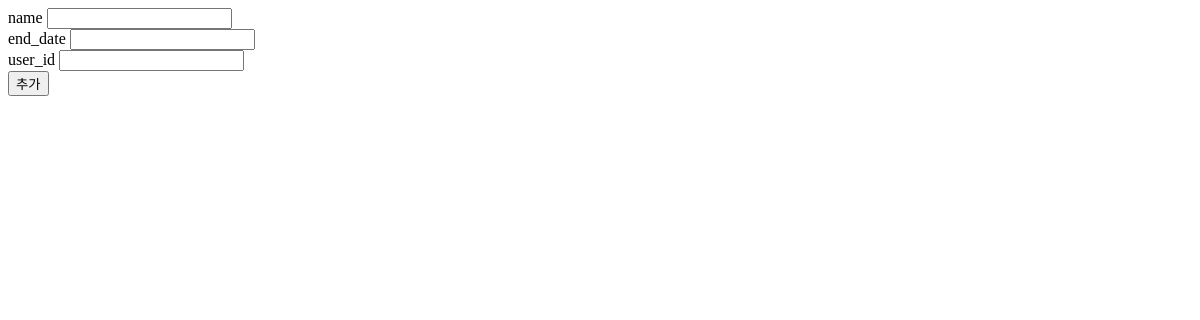
Page /todo/ on the earlier database version.
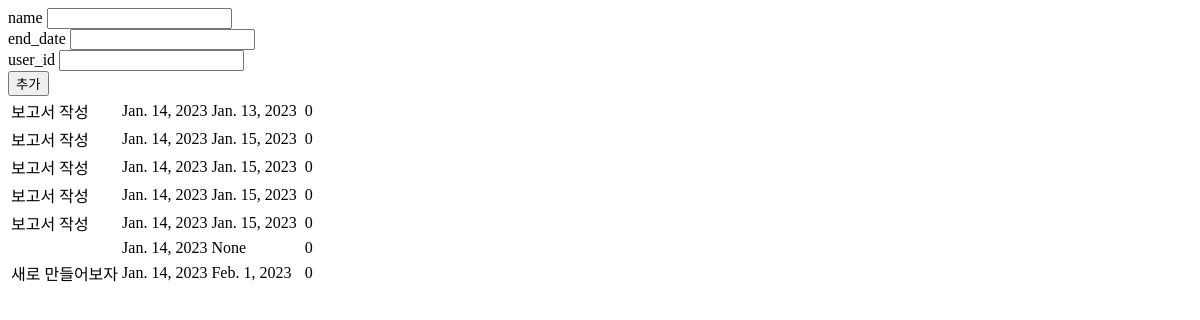
Same page on the later database version.
### todo/models.py (models this page shows)
class Task(models.Model):
    user_id = models.CharField(max_length=20, null=False, default=False)
    name = models.CharField(verbose_name="작업이름", max_length=256, null=False, default='')
    start_date = models.DateField(verbose_name="시작날짜", default=timezone.now)
    end_date = models.DateField(verbose_name="마감날짜", null=True)
    finish_date = models.DateField(verbose_name="완료날짜", null=True)
    state = models.IntegerField(verbose_name="상태", null=False, default=0)
    class Meta:
        db_table = 'task'
        verbose_name = '작업(to-do) 테이블'

### todo/views.py (the view, shortened to what this page needs)
# urls.py: url('', views.Todo.as_view(), name='todo')
class Todo(APIView):
    def get(self, request):
        tasks = Task.objects.all()
        task_list = []
        for task in tasks:
            task_list.append(dict(name=task.name, start_date=task.start_date, end_date=task.end_date, state=task.state))
        context=dict(task_list=task_list)
        return render(request, 'todo/todo.html', context=context)

### templates/todo/todo.html (shortened to what this page needs)
<!DOCTYPE html>
<html lang="en">
<head>
</head>
<body>
<form action="/todo/" method="post" class="form-inline">
<div>
    <label>name</label>
    <input type="text" name="name" />
</div>
<div>
    <label>end_date</label>
    <input type="text" name="end_date"/>
</div>
<div>
    <label>user_id</label>
    <input type="text" name="user_id"/>
</div>
<button type="submit"> 추가 </button>
</form>
<table>
    {% for task in task_list %}
    <tr>
        <td>{{ task.name }}</td>
        <td>{{ task.start_date }}</td>
        <td>{{ task.end_date }}</td>
        <td>{{ task.finish_date }}</td>
        <td>{{ task.state }}</td>
    </tr>
    {% endfor %}
</table>
</body>
</html>

Differences in the rows shown:
added Task: name "보고서 작성", start_date "Jan. 14, 2023", end_date "Jan. 13, 2023"
added Task: name "보고서 작성", start_date "Jan. 14, 2023", end_date "Jan. 15, 2023"
added Task: name "보고서 작성", start_date "Jan. 14, 2023", end_date "Jan. 15, 2023"
added Task: name "보고서 작성", start_date "Jan. 14, 2023", end_date "Jan. 15, 2023"
added Task: name "보고서 작성", start_date "Jan. 14, 2023", end_date "Jan. 15, 2023"
added Task: start_date "Jan. 14, 2023"
added Task: name "새로 만들어보자", start_date "Jan. 14, 2023", end_date "Feb. 1, 2023"
Other differences:
new list line: "0"
new list line: "None 0"
